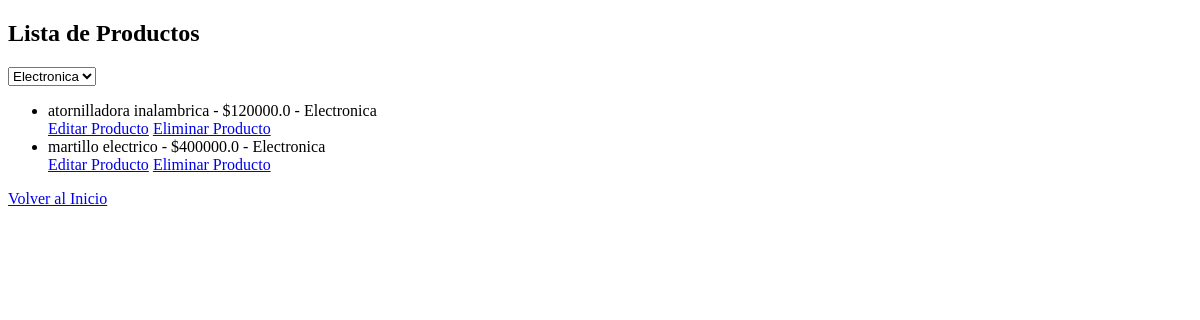
The page /lista_productos on the database as committed earlier.
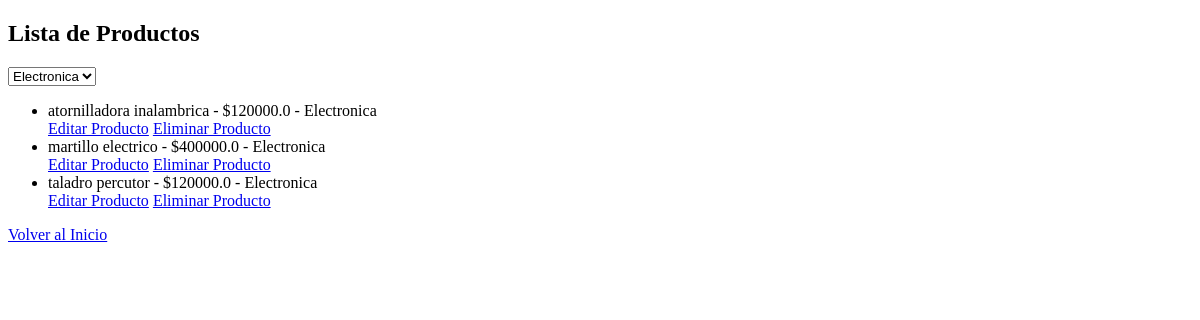
The same page on the database as committed later.
### db.py (models this page shows)
class Producto(Base):
    __tablename__ = "producto"
    id_producto = Column(Integer, primary_key=True, autoincrement=True)
    nombre = Column(String, nullable=False)
    precio = Column(Float, nullable=False)
    stock = Column(Integer, nullable=False)
    activo = Column(Boolean, default=True)
    fk_id_categoria = Column(Integer, ForeignKey("categoria.id_categoria"), nullable=False)
    categoria = relationship("Categoria")

class Categoria(Base):
    __tablename__ = "categoria"
    id_categoria = Column(Integer, primary_key=True, autoincrement=True)
    nombre = Column(String, unique=True, nullable=False)

### app.py (the view)
@app.route("/lista_productos")
def verListaProductos():
    return mostrarListaProducto()

### producto.py (called while the page is built)
def mostrarListaProducto():
    db_cursor = Session()
    try:
     productos = db_cursor.query(Producto).filter_by(activo=True).all()
     categorias = db_cursor.query(Categoria).all()
     return render_template("lista_productos.html", productos=productos, categorias=categorias)
    finally:
        db_cursor.close()

### templates/lista_productos.html (shortened to what this page needs)
<!DOCTYPE html>
<html lang="en">
<head>
</head>
<body>
    <h2>Lista de Productos</h2>
    <select name="id_categoria" >
        {% for cat in categorias %}
        <option value="{{cat.id_categoria}}"> {{cat.nombre}}</option>
        {% endfor %}
    </select>
    <ul>
        {% for pro in productos %}
        <li>{{pro.nombre}} - ${{pro.precio}} - {{pro.categoria.nombre}}</li>
        <a href="{{url_for('modificarProducto', id_producto=pro.id_producto)}}"> Editar Producto</a>
        <a href="{{url_for('borrarProducto', id_producto=pro.id_producto)}}" onclick="return confirm('Estas seguro que desea eliminar este producto')"> Eliminar Producto</a>
        {% endfor %}
    </ul>
    <a href="{{url_for('home')}}">Volver al Inicio</a>
</body>
</html>

Rows that differ between the two databases and show on the page:
added Producto: nombre "taladro percutor", precio "120000.0", categoria.nombre "Electronica"
